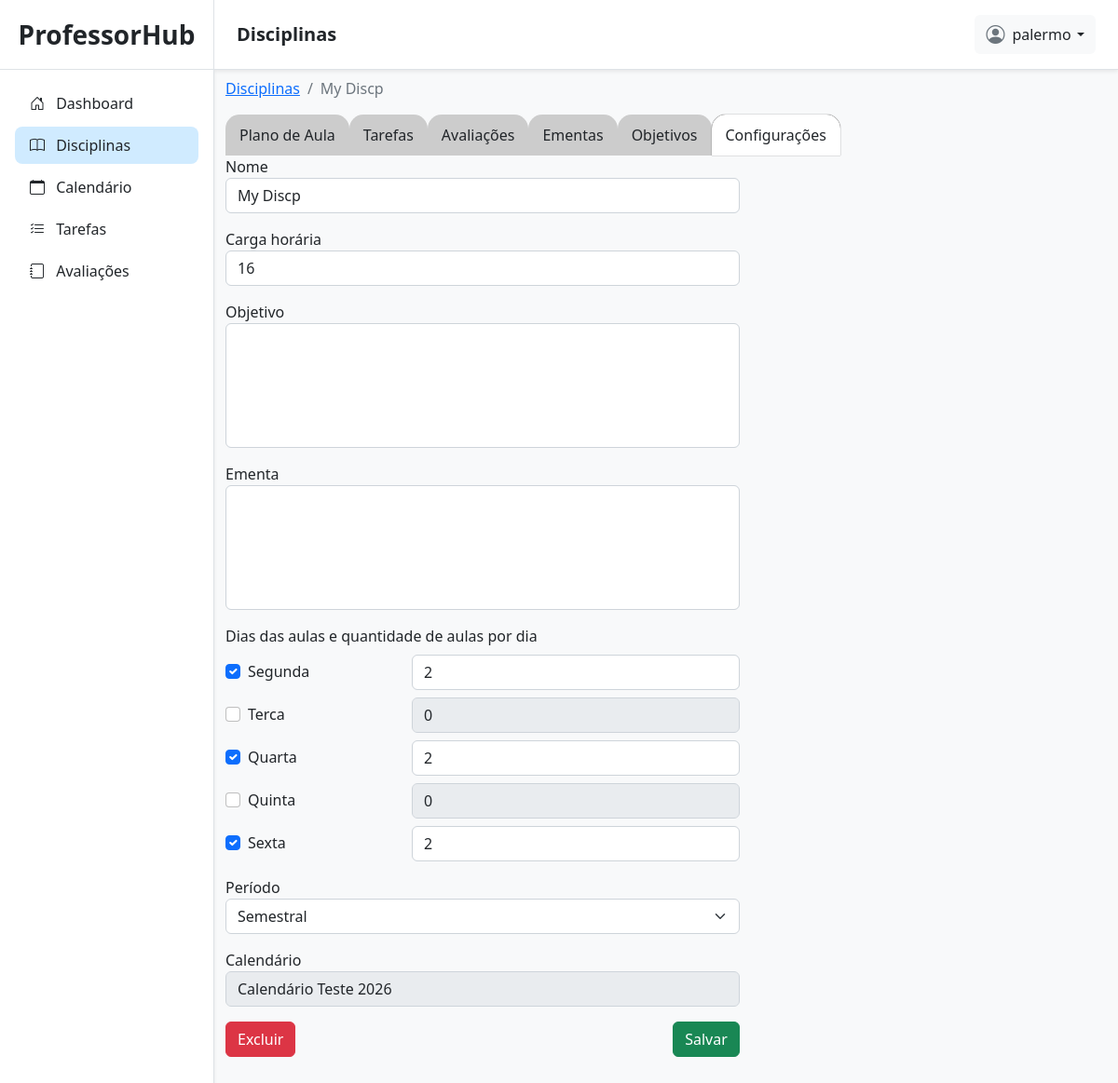
/disciplinas/36/configuracoes/ (signed in), run on an earlier commit of the app's database.
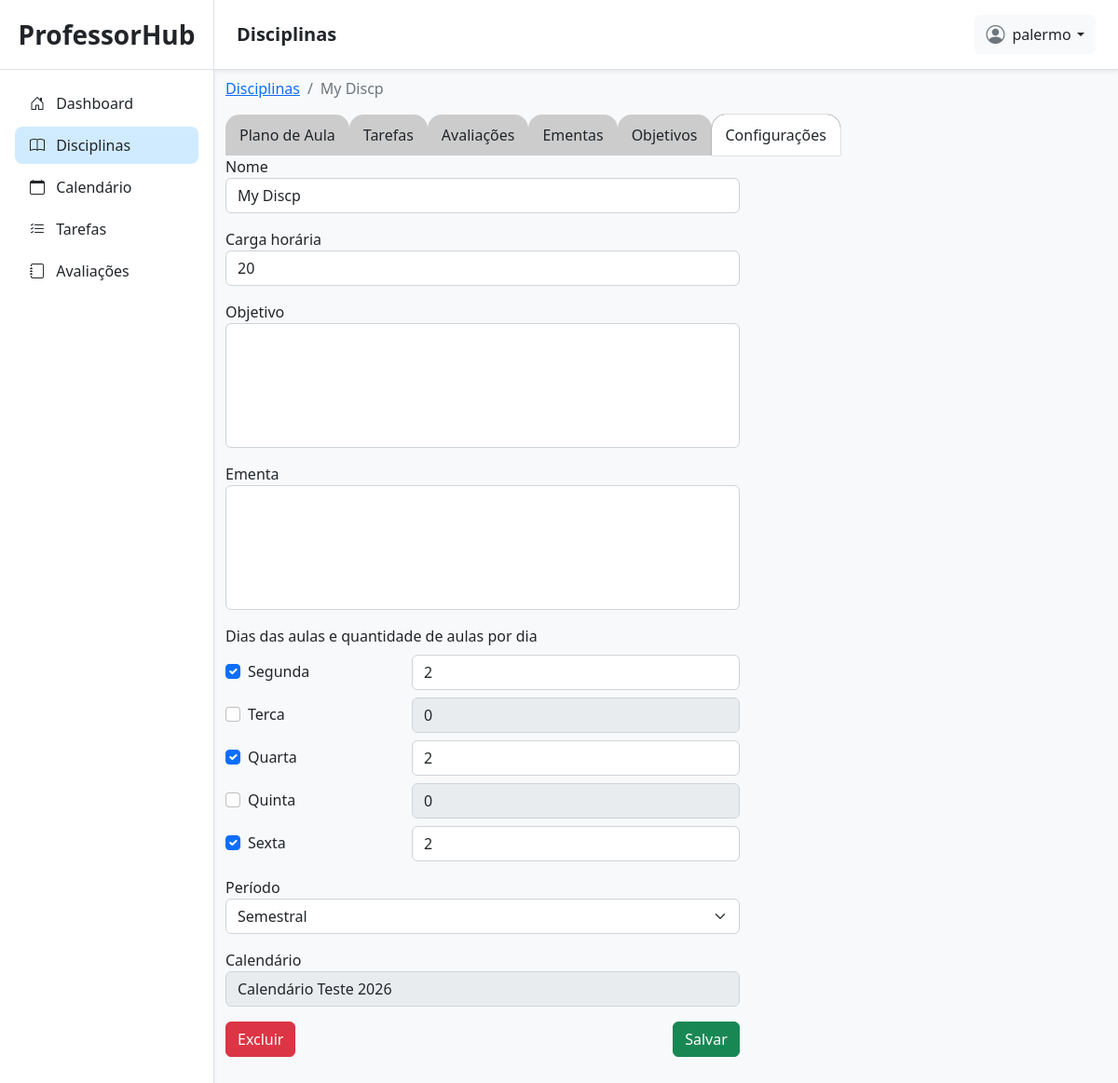
And on a later commit of the database.
### planner/models.py (models this page shows, shortened)
class Disciplina(models.Model):
    PERIODO = [
        ('semestral', 'semestral'),
        ('anual', 'anual'),
    ]
    user = models.ForeignKey(User, on_delete=models.CASCADE, related_name='disciplinas')
    calendario = models.ForeignKey(CalendarioLetivo, on_delete=models.CASCADE, related_name='disciplinas')
    nome = models.CharField(max_length=100)
    periodo = models.CharField(max_length=20, choices=PERIODO)
    carga_horaria = models.PositiveIntegerField()
    aviso = models.CharField(max_length=100, default='')

class CalendarioLetivo(models.Model):
    user = models.ForeignKey(User, on_delete=models.CASCADE, related_name='calendarios')
    nome = models.CharField(max_length=100)
    data_inicio = models.DateField(null=True)
    data_fim = models.DateField(null=True)
    def __str__(self):
        return self.nome

### planner/views.py (the view, shortened to what this page needs)
# urls.py: path('disciplinas/<int:id>/configuracoes/', disciplina_configuracoes, name='disciplina_configuracoes'),
@login_required(login_url='/login/')
def disciplina_configuracoes(request, id):
    disciplina = get_object_or_404(Disciplina, id=id, user=request.user)
    dias = {
        'segunda': 0,
        'terca': 0,
        'quarta': 0,
        'quinta': 0,
        'sexta': 0
    }
    for plano in disciplina.planos.all()[:5]:
        dia = get_dia_semana(plano.data)
        dias[dia] = plano.num_aulas
    criar_aviso_se_faltar_aulas(disciplina)
    return render(request, 'planner/disciplinas/disciplina_configuracoes.html', {
        'disciplina': disciplina,
        'dias': dias.items()
    })

### planner/views.py (called while the page is built)
def calcular_num_aulas_faltantes(disciplina):
    total = disciplina.carga_horaria
    aulas_criadas = PlanoAula.objects.filter(
        disciplina=disciplina,
    ).aggregate(num_aulas=Sum('num_aulas'))['num_aulas'] or 0
    print('total:', total)
    print('aulas_criadas:', aulas_criadas)
    aulas_faltantes = total - aulas_criadas
    nome = f'[{disciplina.nome}]'
    carga = f'total={total:02}'
    print(f'[{str(disciplina.pk).rjust(2)}] | {nome.ljust(15)} | {carga:02}h | {aulas_criadas:02} | -> faltam {aulas_faltantes} aula(s)')
    return aulas_faltantes

def criar_aviso_se_faltar_aulas(disciplina):
    aulas_faltantes = calcular_num_aulas_faltantes(disciplina)
    mensagem = ''
    if aulas_faltantes > 0:
        mensagem = f"Faltam {aulas_faltantes} aula{'s' if aulas_faltantes != 1 else ''} para cumprir a carga horária!"
    if aulas_faltantes > 0:
        if not disciplina.aviso:
            disciplina.aviso = mensagem
            disciplina.save()
    else:
        print('tudo ok aulas')
        disciplina.aviso = ''
        disciplina.save()

### planner/templates/planner/disciplinas/disciplina_configuracoes.html (shortened to what the changed rows need)
{% extends 'planner/base.html' %}
{% load static %}
{% block content %}
<div class="container my-2">
    <nav aria-label="breadcrumb">
        <ol class="breadcrumb">
            <li class="breadcrumb-item"><a href="{% url 'disciplinas' %}">Disciplinas</a></li>
            <li class="breadcrumb-item active" aria-current="page">{{ disciplina.nome }}</li>
        </ol>
    </nav>
    <form class="mb-5 col-12 col-lg-7" id="form-edit">
        <div class="mb-3">
            <label for="nome">Nome</label><br>
            <input type="text" class="form-control" id="nome" name="nome" value="{{ disciplina.nome }}">
        </div>
        <div class="mb-3">
            <label for="carga_horaria">Carga horária</label><br>
            <input type="number" class="form-control" id="carga_horaria" name="carga_horaria" value="{{ disciplina.carga_horaria }}" max="200" min="1">
        </div>
        <div class="mb-3">
            <label for="periodo">Período</label>
            <select class="form-select" name="periodo" id="periodo">
                {% if disciplina.periodo == 'semestral' %}
                <option value="semestral" selected>Semestral</option>
                {% else %}
                <option value="semestral">Semestral</option>
                {% endif %}
            </select>
        </div>
        <div class="mb-3">
            <label for="calendario">Calendário</label>
            <input class="form-control" type="text" value="{{ disciplina.calendario }}" disabled readonly>
        </div>
    </form>
</div>
{% endblock %}

What changed in the data, as far as the page shows it:
changed Disciplina "My Discp": carga_horaria "16" → "20"
